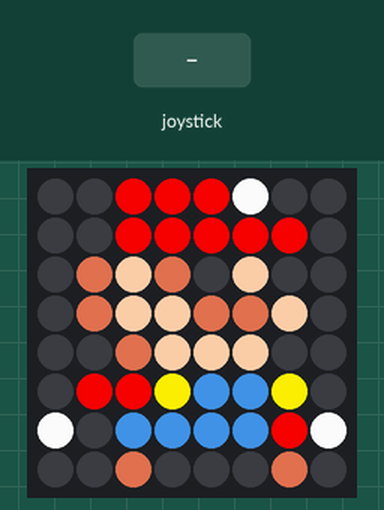
This program was run on a simulated Raspberry Pi (BCM pin numbers) with a Sense HAT. Shown: the Sense HAT's 8×8 RGB LED matrix. The test bench sets the inputs (shaded band).

Above: at 1.2 s.
1.3 s: joystick pushed up
At 2.1 s:
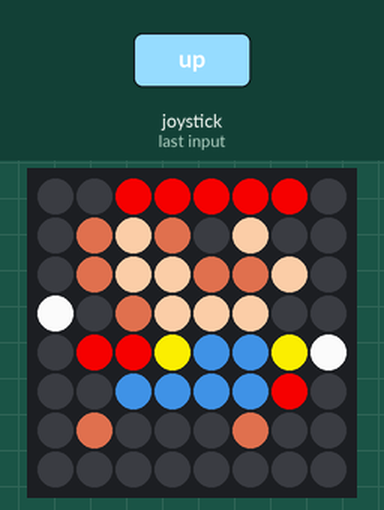
Timing chart, 0 to 4.3 s (numbered marks = the images above; inputs shaded):
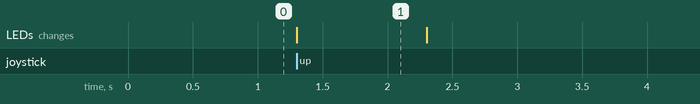

The program:

mario.py
```python
from sense_hat import SenseHat
from time import sleep
import sys

s = SenseHat()

R = [230, 40, 43] #red
B = [55, 112, 182] #blue
Y = [244, 230, 0] #yellow
W = [242, 242, 242] #white
H = [166, 81, 57] #brown
E = [0, 0, 0] #black
S = [247, 198, 167] #skincolor
LB = [1, 1, 1] #light blue

mario = [
LB,LB,R,R,R,W,LB,LB,
LB,LB,R,R,R,R,R,LB,
LB,H,S,H,E,S,LB,LB,
LB,H,S,S,H,H,S,LB,
LB,LB,H,S,S,S,LB,LB,
LB,R,R,Y,B,B,Y,LB,
W,LB,B,B,B,B,R,W,
LB,LB,H,LB,LB,LB,H,LB
    ]

mario_jump = [
LB,LB,R,R,R,R,R,LB,
LB,H,S,H,E,S,LB,LB,
LB,H,S,S,H,H,S,LB,
W,LB,H,S,S,S,LB,LB,
LB,R,R,Y,B,B,Y,W,
LB,LB,B,B,B,B,R,LB,
LB,H,LB,LB,LB,H,LB,LB,
LB,LB,LB,LB,LB,LB,LB,LB,
    ]

def main():
    while True:
        s.set_pixels(mario)
        event = s.stick.wait_for_event()
        if(event.direction == 'up' and event.action == 'pressed'):
           s.set_pixels(mario_jump)
           sleep(1)
           s.set_pixels(mario)

try:
  main()

except (KeyboardInterrupt, SystemExit):
    print("Programma sluiten")

finally:
    print("Opkuisen van de matrix")
    s.clear()
    sys.exit(0)
```

Measured:
- after the input at 1.3 s, the LEDs: change at once (image 1)
- what the display in image 1 shows lasts 1.0 s, from 1.3 s to 2.3 s
